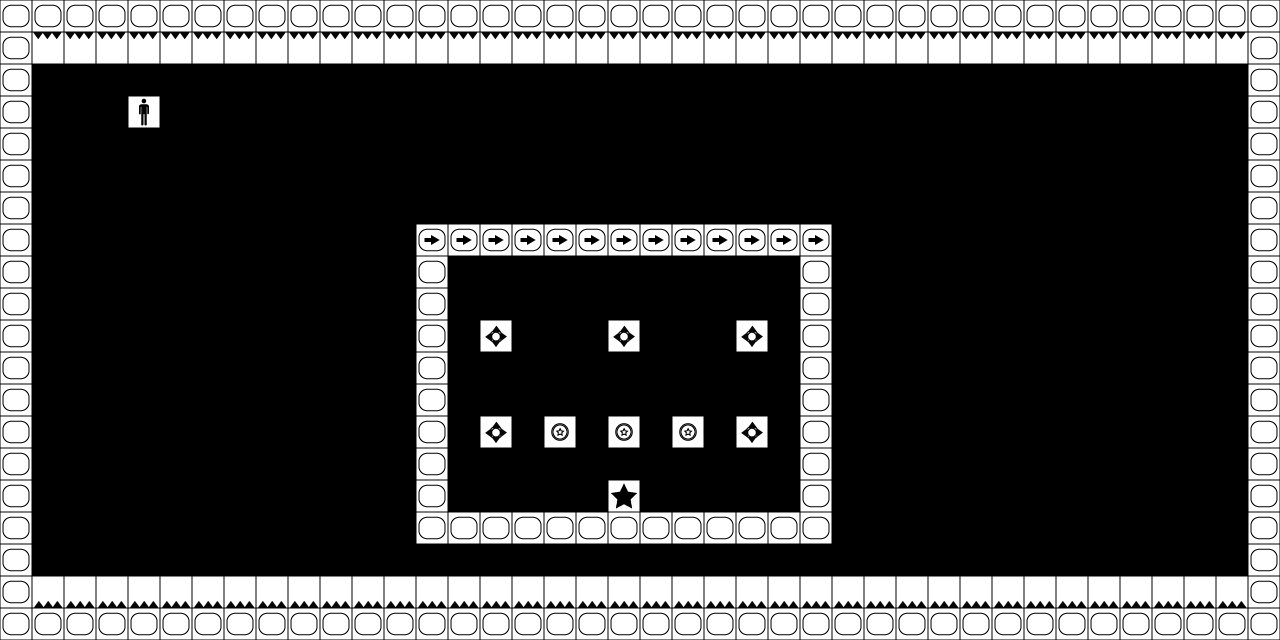

A level layout from a 2D game, rendered from its tile map. Below: a short description, then the map file with its tile-grid data intact:
An orthogonal 40x20 tile map with 32x32 px tiles, 1 tile layer (Camada de Tiles 1).

<map version="1.0" tiledversion="1.0.3" orientation="orthogonal" renderorder="right-down" width="40" height="20" tilewidth="32" tileheight="32" nextobjectid="1">
 <tileset firstgid="1" source="TilesLegenda.tsx" />
 <layer name="Camada de Tiles 1" width="40" height="20">
  <data encoding="csv">
6,6,6,6,6,6,6,6,6,6,6,6,6,6,6,6,6,6,6,6,6,6,6,6,6,6,6,6,6,6,6,6,6,6,6,6,6,6,6,6,
6,2,2,2,2,2,2,2,2,2,2,2,2,2,2,2,2,2,2,2,2,2,2,2,2,2,2,2,2,2,2,2,2,2,2,2,2,2,2,6,
6,0,0,0,0,0,0,0,0,0,0,0,0,0,0,0,0,0,0,0,0,0,0,0,0,0,0,0,0,0,0,0,0,0,0,0,0,0,0,6,
6,0,0,0,3,0,0,0,0,0,0,0,0,0,0,0,0,0,0,0,0,0,0,0,0,0,0,0,0,0,0,0,0,0,0,0,0,0,0,6,
6,0,0,0,0,0,0,0,0,0,0,0,0,0,0,0,0,0,0,0,0,0,0,0,0,0,0,0,0,0,0,0,0,0,0,0,0,0,0,6,
6,0,0,0,0,0,0,0,0,0,0,0,0,0,0,0,0,0,0,0,0,0,0,0,0,0,0,0,0,0,0,0,0,0,0,0,0,0,0,6,
6,0,0,0,0,0,0,0,0,0,0,0,0,0,0,0,0,0,0,0,0,0,0,0,0,0,0,0,0,0,0,0,0,0,0,0,0,0,0,6,
6,0,0,0,0,0,0,0,0,0,0,0,0,10,10,10,10,10,10,10,10,10,10,10,10,10,0,0,0,0,0,0,0,0,0,0,0,0,0,6,
6,0,0,0,0,0,0,0,0,0,0,0,0,6,0,0,0,0,0,0,0,0,0,0,0,6,0,0,0,0,0,0,0,0,0,0,0,0,0,6,
6,0,0,0,0,0,0,0,0,0,0,0,0,6,0,0,0,0,0,0,0,0,0,0,0,6,0,0,0,0,0,0,0,0,0,0,0,0,0,6,
6,0,0,0,0,0,0,0,0,0,0,0,0,6,0,14,0,0,0,14,0,0,0,14,0,6,0,0,0,0,0,0,0,0,0,0,0,0,0,6,
6,0,0,0,0,0,0,0,0,0,0,0,0,6,0,0,0,0,0,0,0,0,0,0,0,6,0,0,0,0,0,0,0,0,0,0,0,0,0,6,
6,0,0,0,0,0,0,0,0,0,0,0,0,6,0,0,0,0,0,0,0,0,0,0,0,6,0,0,0,0,0,0,0,0,0,0,0,0,0,6,
6,0,0,0,0,0,0,0,0,0,0,0,0,6,0,14,0,5,0,5,0,5,0,14,0,6,0,0,0,0,0,0,0,0,0,0,0,0,0,6,
6,0,0,0,0,0,0,0,0,0,0,0,0,6,0,0,0,0,0,0,0,0,0,0,0,6,0,0,0,0,0,0,0,0,0,0,0,0,0,6,
6,0,0,0,0,0,0,0,0,0,0,0,0,6,0,0,0,0,0,9,0,0,0,0,0,6,0,0,0,0,0,0,0,0,0,0,0,0,0,6,
6,0,0,0,0,0,0,0,0,0,0,0,0,6,6,6,6,6,6,6,6,6,6,6,6,6,0,0,0,0,0,0,0,0,0,0,0,0,0,6,
6,0,0,0,0,0,0,0,0,0,0,0,0,0,0,0,0,0,0,0,0,0,0,0,0,0,0,0,0,0,0,0,0,0,0,0,0,0,0,6,
6,1,1,1,1,1,1,1,1,1,1,1,1,1,1,1,1,1,1,1,1,1,1,1,1,1,1,1,1,1,1,1,1,1,1,1,1,1,1,6,
6,6,6,6,6,6,6,6,6,6,6,6,6,6,6,6,6,6,6,6,6,6,6,6,6,6,6,6,6,6,6,6,6,6,6,6,6,6,6,6
</data>
 </layer>
</map>